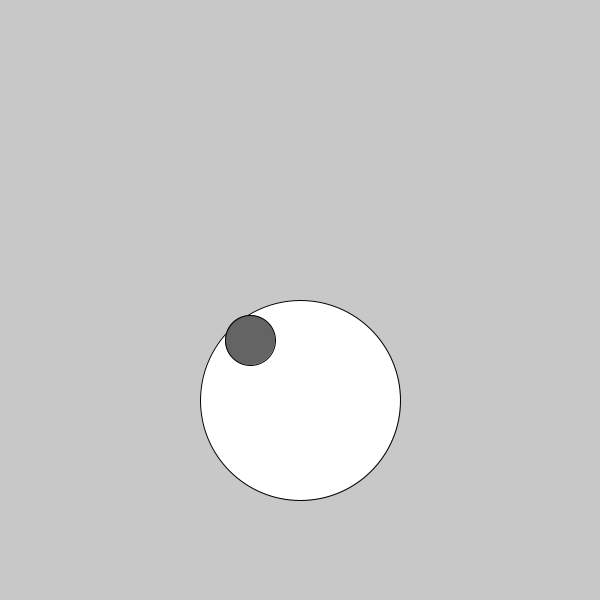
Frame 1 (no input)
Frame 60 (the mouse pressed at the canvas centre just before this capture): identical to frame 1, image omitted
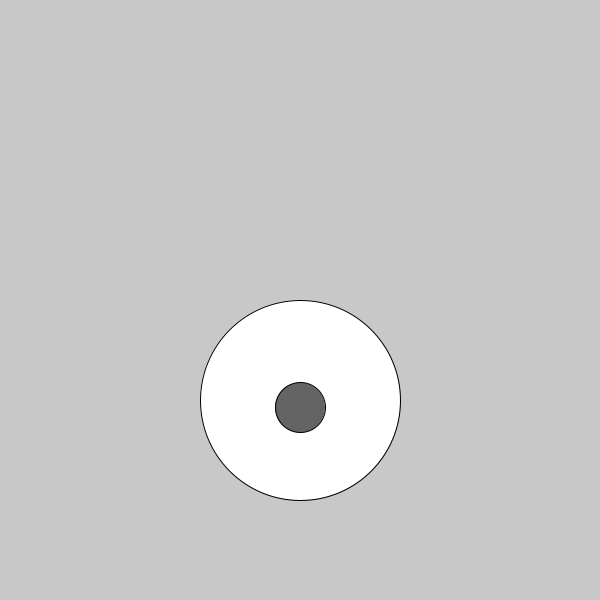
Frame 120 (the mouse held since frame 60 and released just before this capture)

The Processing sketch that drew these frames (run headless with seeded random() and noise(); from frame 60 on, the mouse is pressed at the canvas centre):

// Processing sketch: sketch_181001a
// ── sketch_181001a.pde
void setup() {
  size(600, 600);  
}

void draw() {
  background(200);
  fill(255);
  ellipse(width/2, 400, 200, 200);
  
  
  float xPos = map(mouseX, 0, width, width/2 - 50, width/2 + 50);
  float yPos = map (mouseY, 0, height, height/2 + 40, height - 125);
  fill(100);
  ellipse(xPos, yPos, 50, 50);
}
